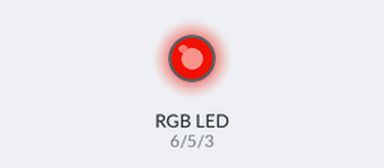
Bench run of a sketch on a simulated Arduino Uno, built with avr-gcc and run on an emulated ATmega328P. Parts: an RGB LED mixed from three pins (HIGH = lit). Dim RGB values are drawn brighter than linear.

Above: at 0.15 s.
At 5.26 s:
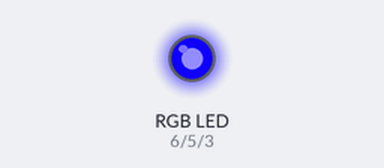
At 10.06 s:
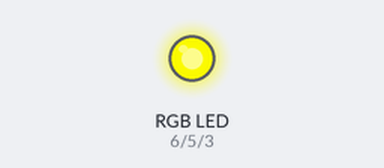
At 19.98 s:
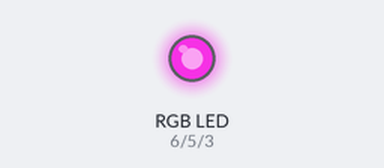
At 29.9 s:
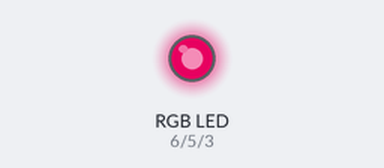
At 39.82 s:
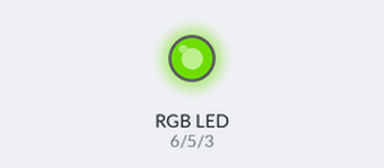
Timing chart, 0 to 39.8 s (numbered marks = the images above):
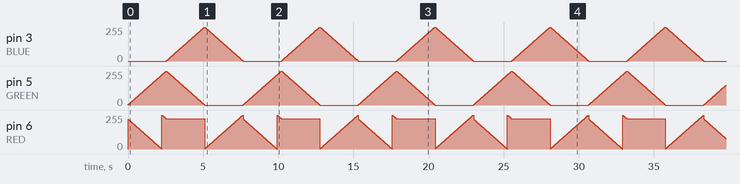

The sketch:

RGBLed.ino
```cpp
#define BLUE 3
#define GREEN 5
#define RED 6


void setup() {
  // put your setup code here, to run once:
  pinMode(RED, OUTPUT);
  pinMode(GREEN, OUTPUT);
  pinMode(BLUE, OUTPUT);

  digitalWrite(RED, HIGH);
  digitalWrite(GREEN, LOW);
  digitalWrite(BLUE, LOW);

}

int red;
int green;
int blue;

void loop() {
  #define delayTime 10

  red = 225;
  green = 0;
  blue = 0;

  //changing the red to green gradually
  for(int i = 0; i<255; i++){
    red-=1;
    green+=1;

    analogWrite(RED, red);
    analogWrite(GREEN, green);
    delay(delayTime);
  }

  red = 0;
  green = 255;
  blue = 0;

  for(int i = 0; i<255; i++){
    green-=1;
    blue+=1;

    analogWrite(GREEN, green);
    analogWrite(BLUE, blue);
    delay(delayTime);
  }

  red = 0;
  green = 0;
  blue = 255;

  for(int i = 0; i<255; i++){
    blue-=1;
    red+=1;

    analogWrite(BLUE, blue);
    analogWrite(RED, red);
    delay(delayTime);
   }

}
```
